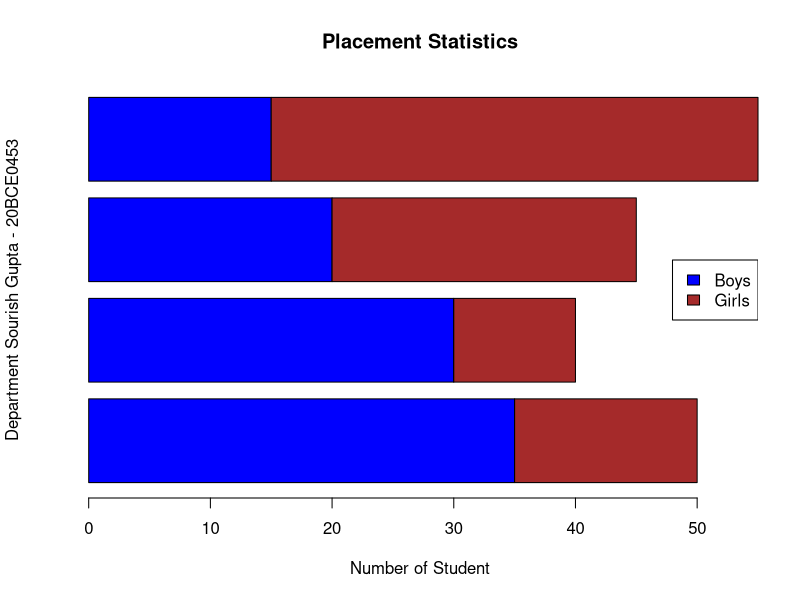

The R script that drew this image:
colors=c("blue","brown")
Student <- c("Boys","Girls")
depart <- c("CS","Mech","EEE","ECE")
Values <- matrix(c(35,15,30,10,20,25,15,40), nrow=2, ncol=4, byrow=FALSE)
barplot(Values, main="Placement Statistics",xlab="Number of Student",ylab="Department Sourish Gupta - 20BCE0453",col=colors,horiz=TRUE)
legend("right",Student,cex=1,fill=colors)